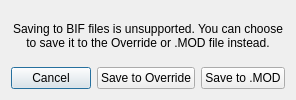
<?xml version="1.0" encoding="UTF-8"?>
<ui version="4.0">
 <class>Dialog</class>
 <widget class="QDialog" name="Dialog">
  <property name="windowTitle">
   <string>Cannot save to RIM</string>
  </property>
  <layout class="QVBoxLayout" name="verticalLayout">
   <item>
    <widget class="QLabel" name="label">
     <property name="text">
      <string>Saving to BIF files is unsupported. You can choose
to save it to the Override or .MOD file instead.</string>
     </property>
     <property name="alignment">
      <set>Qt::AlignCenter</set>
     </property>
    </widget>
   </item>
   <item>
    <layout class="QHBoxLayout" name="horizontalLayout">
     <item>
      <widget class="QPushButton" name="cancelButton">
       <property name="text">
        <string>Cancel</string>
       </property>
      </widget>
     </item>
     <item>
      <widget class="QPushButton" name="overrideSaveButton">
       <property name="text">
        <string>Save to Override</string>
       </property>
      </widget>
     </item>
     <item>
      <widget class="QPushButton" name="modSaveButton">
       <property name="text">
        <string>Save to .MOD</string>
       </property>
      </widget>
     </item>
    </layout>
   </item>
  </layout>
 </widget>
 <resources/>
 <connections/>
</ui>
